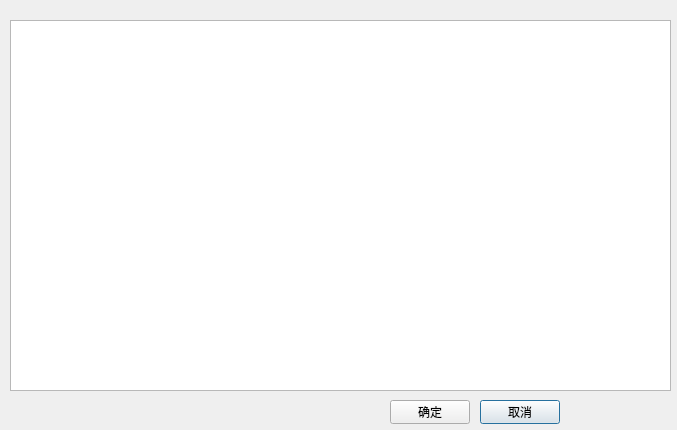
<?xml version="1.0" encoding="UTF-8"?>
<ui version="4.0">
 <class>DAQConfigDialog</class>
 <widget class="QDialog" name="DAQConfigDialog">
  <property name="geometry">
   <rect>
    <x>0</x>
    <y>0</y>
    <width>677</width>
    <height>430</height>
   </rect>
  </property>
  <property name="windowTitle">
   <string>Dialog</string>
  </property>
  <widget class="QPushButton" name="cancelPushButton">
   <property name="geometry">
    <rect>
     <x>480</x>
     <y>400</y>
     <width>80</width>
     <height>24</height>
    </rect>
   </property>
   <property name="text">
    <string>取消</string>
   </property>
  </widget>
  <widget class="QPushButton" name="OKPushButton">
   <property name="geometry">
    <rect>
     <x>390</x>
     <y>400</y>
     <width>80</width>
     <height>24</height>
    </rect>
   </property>
   <property name="text">
    <string>确定</string>
   </property>
  </widget>
  <widget class="QTableWidget" name="configTableWidget">
   <property name="geometry">
    <rect>
     <x>10</x>
     <y>20</y>
     <width>661</width>
     <height>371</height>
    </rect>
   </property>
  </widget>
 </widget>
 <resources/>
 <connections/>
</ui>
